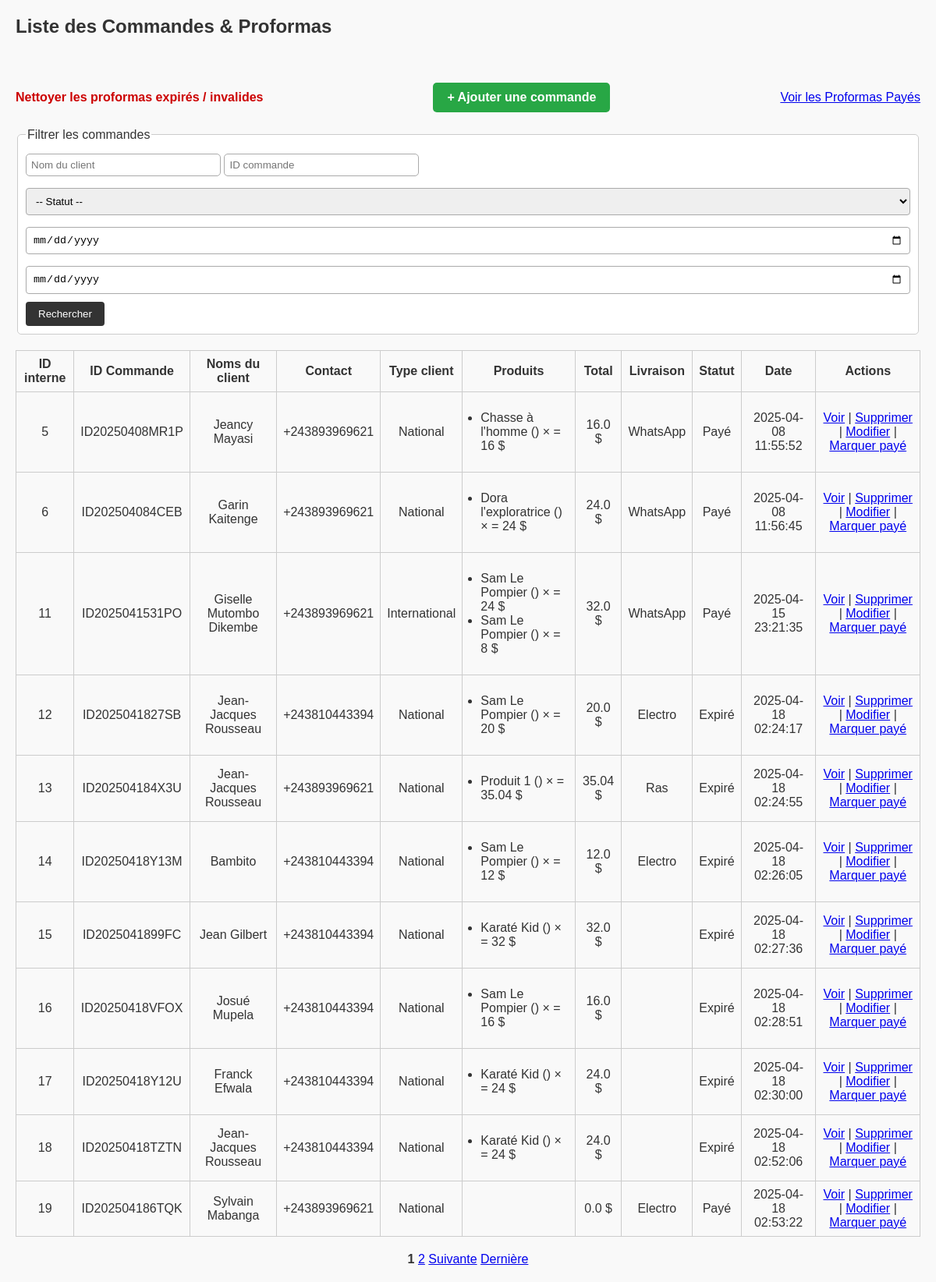
/commandes/liste, run on an earlier commit of the app's database.
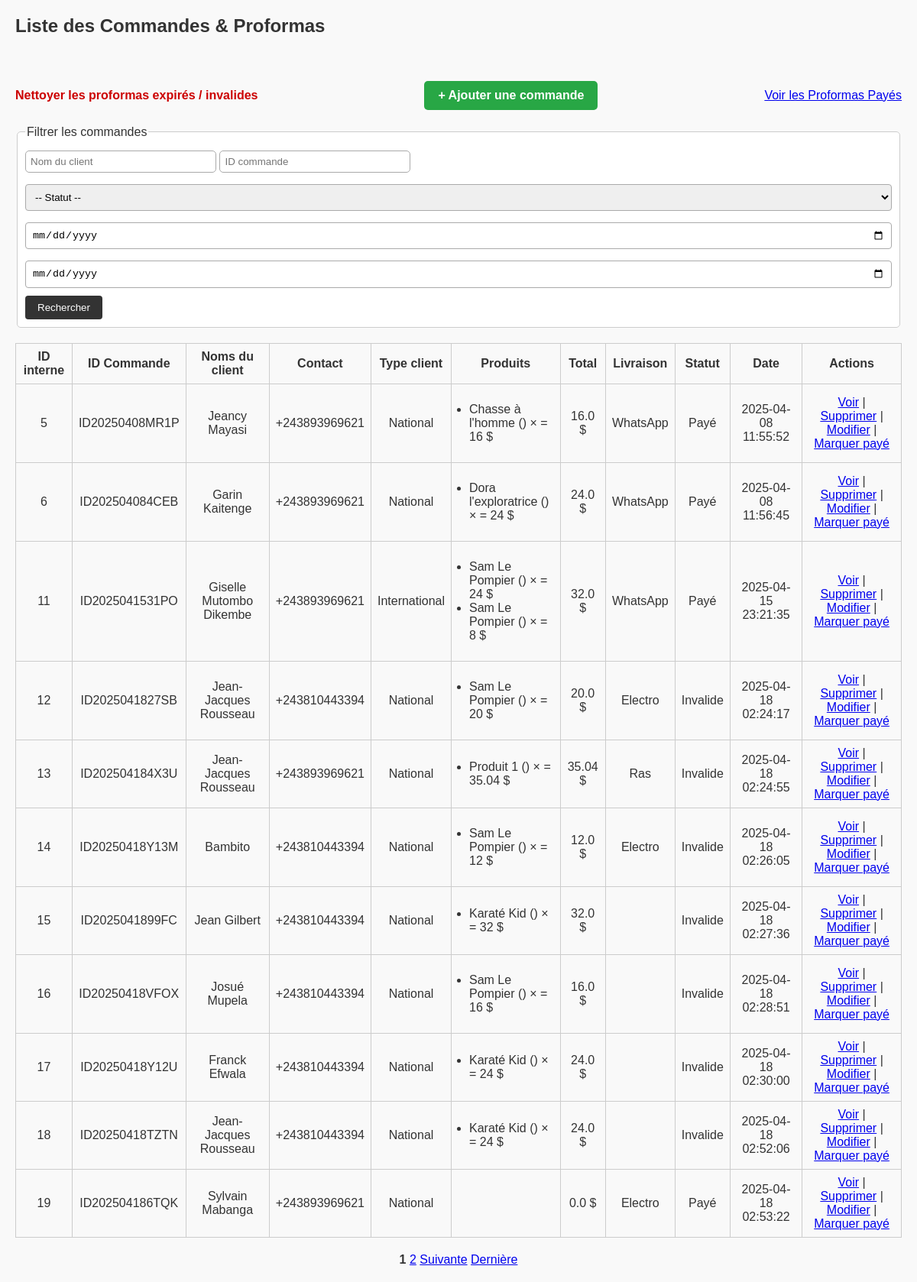
And on a later commit of the database.
### tables this page shows
CREATE TABLE proformas (
            id INTEGER PRIMARY KEY AUTOINCREMENT,
            nom_client TEXT,
            contact TEXT,
            type_client TEXT,
            produits TEXT,
            montant_total REAL,
            mode_livraison TEXT,
            frais_livraison REAL,
            observations TEXT,
            date_commande TEXT,
            date_generation TEXT,
            date_expiration TEXT,
            statut TEXT,
            chemin_fichier TEXT
        , id_commande TEXT);

### routes/commandes_routes.py (the view)
@commandes_bp.route("/liste")
def liste_commandes():
    try:
        page = int(request.args.get("page", 1))
    except ValueError:
        page = 1
    per_page = 11
    offset = (page - 1) * per_page
    conn = sqlite3.connect(DB_NAME)
    conn.row_factory = sqlite3.Row
    c = conn.cursor()
    c.execute("SELECT COUNT(*) FROM proformas")
    total = c.fetchone()[0]
    total_pages = (total + per_page - 1) // per_page
    c.execute("SELECT * FROM proformas ORDER BY id ASC LIMIT ? OFFSET ?", (per_page, offset))
    commandes = c.fetchall()
    conn.close()
    commandes_formatees = []
    for cmd in commandes:
        try:
            produits = json.loads(cmd["produits"])
        except:
            produits = []
        commandes_formatees.append({
            "id": cmd["id"],  # utilisé pour action/modif/suppression
            "id_commande": cmd["id_commande"],  # utilisé pour affichage
            "nom_client": cmd["nom_client"],
            "contact": cmd["contact"],
            "type_client": cmd["type_client"],
            "produits": produits,
            "montant_total": cmd["montant_total"],
            "statut": cmd["statut"],
            "mode_livraison": cmd["mode_livraison"],
            "frais_livraison": cmd["frais_livraison"],
            "date_generation": cmd["date_generation"]
        })
    pagination_links = get_pagination_links(page, total_pages, delta=2)
    return render_template("commandes_liste.html",
                           commandes=commandes_formatees,
                           page=page,
                           total_pages=total_pages,
                           pagination_links=pagination_links,
                           per_page=per_page)

### routes/commandes_routes.py (called while the page is built)
def get_pagination_links(page, total_pages, delta=2):
    links = []
    for p in range(1, total_pages + 1):
        if p == 1 or p == total_pages or (p >= page - delta and p <= page + delta):
            links.append(p)
        elif links[-1] != "...":
            links.append("...")
    return links

### templates/commandes_liste.html (shortened to what the changed rows need)
<!DOCTYPE html>
<html lang="fr">
<head>
    <link rel="stylesheet" href="{{ url_for('static', filename='style.css') }}">
</head>
<body>
    <h2>Liste des Commandes & Proformas</h2>
<br>
    <table border="1">
        <thead>
            <tr>
                <th>ID interne</th>
                <th>ID Commande</th>
                <th>Noms du client</th>
                <th>Contact</th>
                <th>Type client</th>
                <th>Produits</th>
                <th>Total</th>
                <th>Livraison</th>
                <th>Statut</th>
                <th>Date</th>
                <th>Actions</th>
            </tr>
        </thead>
        <tbody>
        {% for commande in commandes %}
            <tr>
                <td>{{ commande.id }}</td>
                <td>{{ commande.id_commande }}</td>
                <td>{{ commande.nom_client }}</td>
                <td>{{ commande.contact }}</td>
                <td>{{ commande.type_client }}</td>
                <td style="text-align: left;">
                    <ul style="padding-left: 15px;">
                    {% for p in commande.produits %}
                        <li>{{ p['titre'] }} ({{ p['qualité'] }}) × {{ p['quantité'] }} = {{ p['total'] }} $</li>
                    {% endfor %}
                    </ul>
                </td>
                <td>{{ commande.montant_total }} $</td>
                <td>{{ commande.mode_livraison }}</td>
                <td>{{ commande.statut }}</td>
                <td>{{ commande.date_generation }}</td>
                <td>
                    <a href="{{ url_for('commandes.view_proforma', proforma_id=commande.id) }}">Voir</a> |
                    <a href="{{ url_for('commandes.supprimer_commande', proforma_id=commande.id) }}"
                       onclick="return confirm('Confirmer la suppression ?')">Supprimer</a> |
                    <a href="{{ url_for('commandes.modifier_commande', proforma_id=commande.id) }}">Modifier</a> |
                    <a href="{{ url_for('commandes.changer_statut', proforma_id=commande.id, nouveau_statut='Payé') }}">Marquer payé</a>
                </td>
            </tr>
        {% endfor %}
        </tbody>
    </table>
</body>
</html>

What changed in the data, as far as the page shows it:
changed proformas "ID2025041827SB": statut "Expiré" → "Invalide"
changed proformas "ID202504184X3U": statut "Expiré" → "Invalide"
changed proformas "ID20250418Y13M": statut "Expiré" → "Invalide"
changed proformas "ID2025041899FC": statut "Expiré" → "Invalide"
changed proformas "ID20250418VFOX": statut "Expiré" → "Invalide"
changed proformas "ID20250418Y12U": statut "Expiré" → "Invalide"
changed proformas "ID20250418TZTN": statut "Expiré" → "Invalide"
